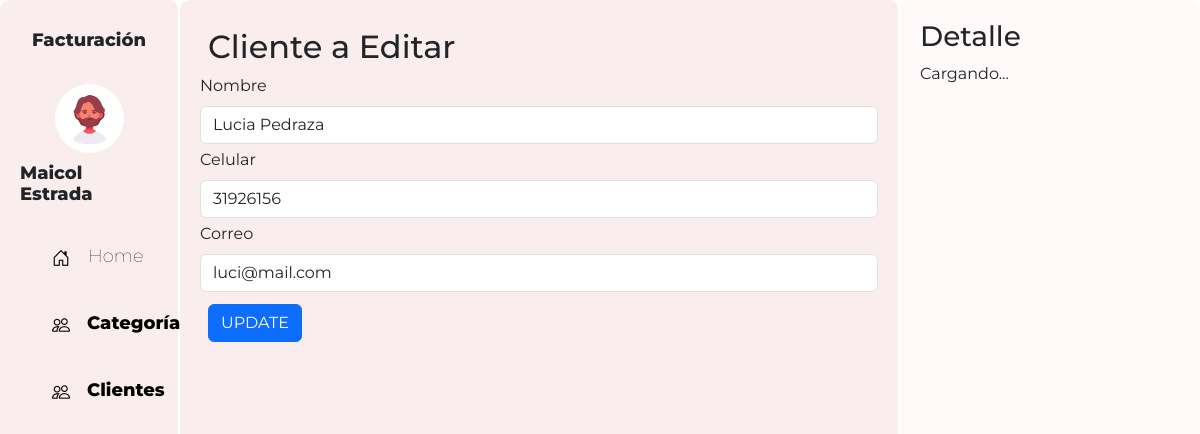
/clientes/editarClientes.php?id=1, run on the app's committed database.
### tables this page shows
CREATE TABLE clientes(
    clt_id INT PRIMARY KEY AUTO_INCREMENT,
    clt_nombre VARCHAR(255) NOT NULL,
    clt_celular INT NOT NULL,
    clt_correo VARCHAR(225)
);

### config/conexion.php (called while the page is built, shortened)
<?php
abstract class Conectar{
    public function __construct($dbCnx=""){
        $this->dbCnx = new PDO(DB_TYPE.":host=".DB_HOST.";dbname=".DB_NAME, DB_USER, DB_PWD, [PDO::ATTR_DEFAULT_FETCH_MODE => PDO::FETCH_ASSOC]);
    }
}

### clientes/conectClientes.php (called while the page is built, shortened)
<?php
require_once("../config/conexion.php");
class Cliente extends Conectar{
    private $id;
    public function __construct($id=0, $nombre="", $celular="", $correo="", $dbCnx=""){
        $this->id = $id;
    }
    public function setId($newId){
        $this->id = $newId;
    }
    public function obtainOne(){
        try {
            $stm = $this->dbCnx->prepare("SELECT * FROM clientes WHERE clt_id = ?");
            $stm->execute([$this->id]);
            return $stm->fetchAll();
        } catch (Exception $e) {
            return $e->getMessage();
        }
    }
}

### clientes/editarClientes.php (the view, shortened to what this page needs)
<?php
require_once("conectClientes.php");
$id = $_GET['id'];
$data = new Cliente();
$data->setId($id);
$record = $data->obtainOne();
$val = $record[0];
?>
<!DOCTYPE html>
<html>
<head>
  <link rel="stylesheet" href="https://cdn.jsdelivr.net/npm/bootstrap-icons@1.10.5/font/bootstrap-icons.css">
  <link href="https://cdn.jsdelivr.net/npm/bootstrap@5.3.0-alpha3/dist/css/bootstrap.min.css" rel="stylesheet"
>
  <link rel="stylesheet" type="text/css" href="../css/pagina.css">
</head>
<body>
  <div class="contenedor">
    <div class="parte-izquierda">
      <div class="perfil">
        <h3 style="margin-bottom: 2rem;">Facturación</h3>
        <img src="../css/avatar.png" alt="" class="imagenPerfil">
        <h3 >Maicol Estrada</h3>
      </div>
      <div class="menus">
      <a href="../home/home.php" style="display: flex;gap:2px;">
          <i class="bi bi-house-door"> </i>
          <h3 style="margin: 0px;">Home</h3>
        </a>
        <a href="../categorias/categorias.php" style="display: flex;gap:1px;">
          <i class="bi bi-people"></i>
          <h3 style="margin: 0px;font-weight: 800;">Categorías</h3>
        </a>
        <a href="../clientes/clientes.php" style="display: flex;gap:1px;">
          <i class="bi bi-people"></i>
          <h3 style="margin: 0px;font-weight: 800;">Clientes</h3>
        </a>
      </div>
    </div>
    <div class="parte-media">
        <h2 class="m-2">Cliente a Editar</h2>
      <div class="menuTabla contenedor2">
      <form class="col d-flex flex-wrap" action=""  method="post">
              <div class="mb-1 col-12">
                <label for="nombre" class="form-label">Nombre</label>
                <input
                  type="text"
                  id="nombre"
                  name="nombre"
                  class="form-control"
                  value="<?=$val['clt_nombre']?>"
                  required
                />
              </div>
              <div class="mb-1 col-12">
                <label for="celular" class="form-label">Celular</label>
                <input
                  type="number"
                  id="celular"
                  name="celular"
                  class="form-control"
                  value="<?=$val['clt_celular']?>"
                  required
                />
              </div>
              <div class="mb-1 col-12">
                <label for="correo" class="form-label">Correo</label>
                <input
                  type="text"
                  id="correo"
                  name="correo"
                  class="form-control"
                  value="<?=$val['clt_correo']?>"
                  required
                />
              </div>
              <div class=" col-12 m-2">
                <input type="submit" class="btn btn-primary" value="UPDATE" name="editar"/>
              </div>
            </form>
      </div>
    </div>
    <div class="parte-derecho " id="detalles">
      <h3>Detalle</h3>
      <p>Cargando...</p>
    </div>
  </div>
</body>
</html>

### css/pagina.css (style rules this page uses)
body { font-family: 'Montserrat', sans-serif; height: 100%; overflow: hidden; }
.contenedor { display: flex; flex-direction: row; height: 100vh; margin: 0; }
.contenedor2 { overflow: auto; height: calc(100vh - 100px); }
.parte-media { background-color: #faeded; width: 60%; padding: 20px; border-radius: 10px; border-right: 2px solid rgb(255, 255, 255); }
.parte-derecho { background-color: #fff9f9; width: 25%; padding: 20px; border-radius: 10px; }
.imagenPerfil { border-radius: 100%; width: 50%; height: 50%; }
.perfil { display: flex; justify-content: center; align-items: center; flex-direction: column; font-size:large; font-weight: 800; }
.perfil h3 { font-size:large; font-weight: 800; margin-top: 10px; }
a { text-decoration: none; font-weight: lighter; color: black; }
.menus { padding-left: 2rem; margin-top: 2rem; display: flex; flex-direction: column; justify-content: center; gap: 40px; }
.menus h3 { font-weight: lighter; font-size:large }
i { margin-right: 1rem; font-size: large; }
.parte-izquierda { background-color: #faeded; width: 15%; border-right: 2px solid rgb(255, 255, 255); padding: 20px; border-radius: 10px; }

### data on the page
clientes: nombre "Lucia Pedraza", celular "31926156", correo "luci@mail.com"
